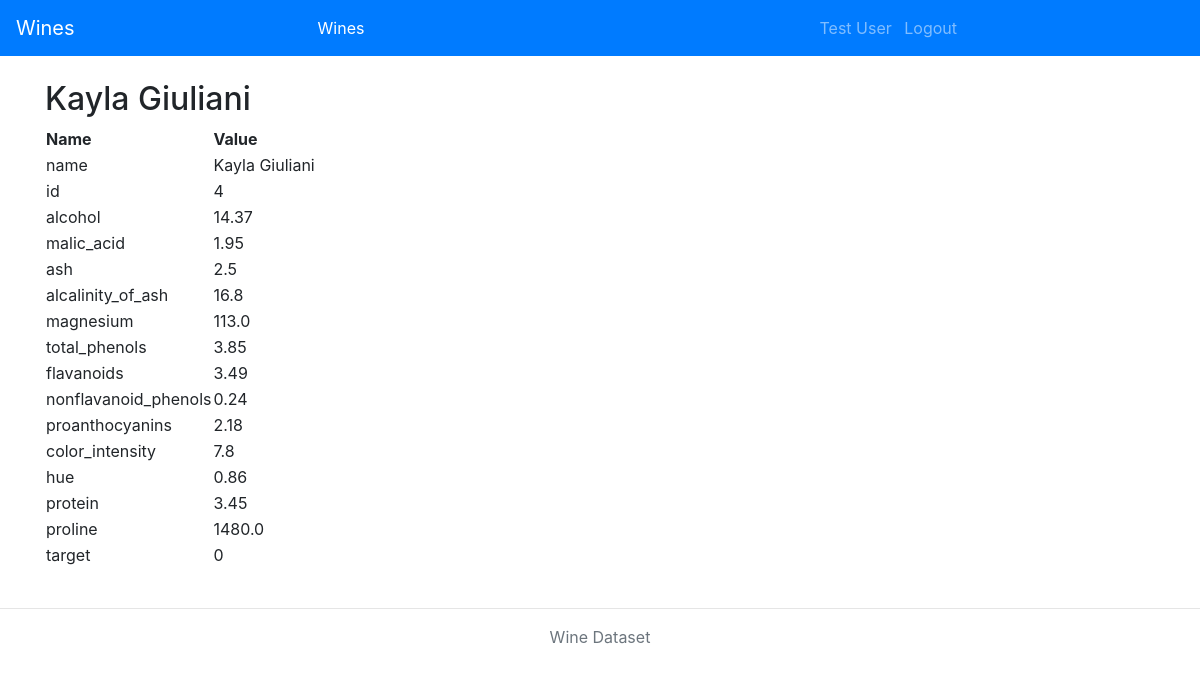
The page /wines/4 (signed in) on the database its author committed.
### db_models.py (models this page shows, shortened)
class User(db.Model, UserMixin):
    id = db.Column(db.Integer, primary_key=True)
    email = db.Column(db.String, nullable=False, unique=True)
    name = db.Column(db.String, nullable=False)
    password = db.Column(db.String, nullable=False)

class Wine(db.Model):
    id = db.Column(db.Integer, primary_key=True)
    name = db.Column(db.String)
    alcohol = db.Column(db.Float)
    malic_acid = db.Column(db.Float)
    ash = db.Column(db.Float)
    alcalinity_of_ash = db.Column(db.Float)
    magnesium = db.Column(db.Float)
    total_phenols = db.Column(db.Float)
    flavanoids = db.Column(db.Float)
    nonflavanoid_phenols = db.Column(db.Float)
    proanthocyanins = db.Column(db.Float)
    color_intensity = db.Column(db.Float)
    hue = db.Column(db.Float)
    protein = db.Column(db.Float)
    proline = db.Column(db.Float)
    target = db.Column(db.Integer)
    def to_dict(self):
        return {
            'name': self.name,
            'id': self.id,
            'alcohol': self.alcohol,
            'malic_acid': self.malic_acid,
            'ash': self.ash,
            'alcalinity_of_ash': self.alcalinity_of_ash,
            'magnesium': self.magnesium,
            'total_phenols': self.total_phenols,
            'flavanoids': self.flavanoids,
            'nonflavanoid_phenols': self.nonflavanoid_phenols,
            'proanthocyanins': self.proanthocyanins,
            'color_intensity': self.color_intensity,
            'hue': self.hue,
            'protein': self.protein,
            'proline': self.proline,
            'target': self.target
        }

### app.py (the view)
@app.route('/wines/<wine_id>')
@login_required
def render_wine_entry(wine_id):
    wine = Wine.query.filter_by(id=wine_id).first()
    return render_template('wine_entry.html', wine=wine, active_nav_item='wine-link')

### login_manager.py (called while the page is built)
@login_manager.user_loader
def user_loader(user_id):
    user = User.query.filter_by(id=user_id).first()
    if user is None:
        return
    return user

### templates/wine_entry.html (shortened to what this page needs)
{% extends 'base.html' %}
{% block content %}
    <h2>{{ wine.name }}</h2>
    <table>
      <thead>
        <tr>
          <th>Name</th>
          <th>Value</th>
        </tr>
      </thead>
      <tbody>
      {% for key, value in wine.to_dict().items() %}
        <tr>
          <td>{{ key }}</td>
          <td>{{ value }}</td>
        </tr>
      {% endfor %}
      </tbody>
    </table>
{% endblock %}

### templates/navbar.html (shortened to what this page needs)
{% macro navbar(active_nav_item) %}
    <nav class="navbar navbar-expand-lg navbar-dark bg-primary">
        <a class="navbar-brand" href="{{ url_for('render_home') }}">
            Wines
        </a>
        <div class="collapse navbar-collapse" id="entityNav">
            <ul class="navbar-nav d-flex mx-auto">
                <li class="nav-item {{ 'active' if active_nav_item=='wine-link' }}" id="document-link">
                    <a class="nav-link" href="{{ url_for('render_wine_list') }}">Wines</a>
                </li>
            </ul>
        </div>
        <div class="collapse navbar-collapse" id="usernameNav">
            <ul class="navbar-nav d-flex mx-auto">
                <li class="nav-item">
          <span class="navbar-text">
            &nbsp; {{ current_user.name }}
          </span>
                </li>
                <li class="nav-item">
                    <a class="nav-link" href="{{ url_for('logout') }}">
                        &nbsp;Logout
                    </a>
                </li>
            </ul>
        </div>
    </nav>
{% endmacro %}

### rows shown on the page
User: name "Test User"
Wine: name "Kayla Giuliani", key "name", key "alcohol", alcohol "14.37", key "malic_acid", malic_acid "1.95", key "ash", ash "2.5", key "alcalinity_of_ash", alcalinity_of_ash "16.8", key "magnesium", magnesium "113.0", key "total_phenols", total_phenols "3.85", key "flavanoids", flavanoids "3.49", key "nonflavanoid_phenols", nonflavanoid_phenols "0.24", key "proanthocyanins", proanthocyanins "2.18", key "color_intensity", color_intensity "7.8", key "hue", hue "0.86", key "protein", protein "3.45", key "proline", proline "1480.0"

### other values the page prints
{{ key }} "id" "target"
{{ value }} "4" "0"
